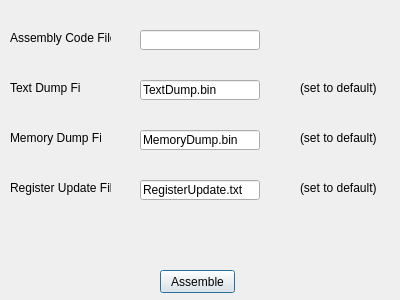
<?xml version="1.0" encoding="UTF-8"?>
<ui version="4.0">
 <class>AssemblerFiles</class>
 <widget class="QDialog" name="AssemblerFiles">
  <property name="geometry">
   <rect>
    <x>0</x>
    <y>0</y>
    <width>400</width>
    <height>300</height>
   </rect>
  </property>
  <property name="windowTitle">
   <string>Dialog</string>
  </property>
  <widget class="QLabel" name="assemblyCodeFileLabel">
   <property name="geometry">
    <rect>
     <x>10</x>
     <y>30</y>
     <width>101</width>
     <height>16</height>
    </rect>
   </property>
   <property name="text">
    <string>Assembly Code File</string>
   </property>
  </widget>
  <widget class="QLabel" name="textDumpFileLabel">
   <property name="geometry">
    <rect>
     <x>10</x>
     <y>80</y>
     <width>71</width>
     <height>16</height>
    </rect>
   </property>
   <property name="text">
    <string>Text Dump File</string>
   </property>
  </widget>
  <widget class="QLabel" name="memoryDumpFileLabel">
   <property name="geometry">
    <rect>
     <x>10</x>
     <y>130</y>
     <width>91</width>
     <height>16</height>
    </rect>
   </property>
   <property name="text">
    <string>Memory Dump File</string>
   </property>
  </widget>
  <widget class="QLabel" name="registerUpdateFileLabel">
   <property name="geometry">
    <rect>
     <x>10</x>
     <y>180</y>
     <width>101</width>
     <height>16</height>
    </rect>
   </property>
   <property name="text">
    <string>Register Update File</string>
   </property>
  </widget>
  <widget class="QLineEdit" name="assemblyCodeFile">
   <property name="geometry">
    <rect>
     <x>140</x>
     <y>30</y>
     <width>120</width>
     <height>20</height>
    </rect>
   </property>
  </widget>
  <widget class="QLineEdit" name="textDumpFile">
   <property name="geometry">
    <rect>
     <x>140</x>
     <y>80</y>
     <width>120</width>
     <height>20</height>
    </rect>
   </property>
   <property name="text">
    <string>TextDump.bin</string>
   </property>
  </widget>
  <widget class="QLineEdit" name="memoryDumpFile">
   <property name="geometry">
    <rect>
     <x>140</x>
     <y>130</y>
     <width>120</width>
     <height>20</height>
    </rect>
   </property>
   <property name="text">
    <string>MemoryDump.bin</string>
   </property>
  </widget>
  <widget class="QLineEdit" name="registerUpdateFile">
   <property name="geometry">
    <rect>
     <x>140</x>
     <y>180</y>
     <width>120</width>
     <height>20</height>
    </rect>
   </property>
   <property name="text">
    <string>RegisterUpdate.txt</string>
   </property>
  </widget>
  <widget class="QPushButton" name="pushButton">
   <property name="geometry">
    <rect>
     <x>160</x>
     <y>270</y>
     <width>75</width>
     <height>23</height>
    </rect>
   </property>
   <property name="text">
    <string>Assemble</string>
   </property>
  </widget>
  <widget class="QLabel" name="textDumpFileSetToDefault">
   <property name="geometry">
    <rect>
     <x>300</x>
     <y>80</y>
     <width>81</width>
     <height>16</height>
    </rect>
   </property>
   <property name="text">
    <string>(set to default)</string>
   </property>
  </widget>
  <widget class="QLabel" name="memoryDumpFileSetToDefault">
   <property name="geometry">
    <rect>
     <x>300</x>
     <y>130</y>
     <width>81</width>
     <height>16</height>
    </rect>
   </property>
   <property name="text">
    <string>(set to default)</string>
   </property>
  </widget>
  <widget class="QLabel" name="registerUpdateFileSetToDefault">
   <property name="geometry">
    <rect>
     <x>300</x>
     <y>180</y>
     <width>81</width>
     <height>16</height>
    </rect>
   </property>
   <property name="text">
    <string>(set to default)</string>
   </property>
  </widget>
 </widget>
 <resources/>
 <connections/>
</ui>
